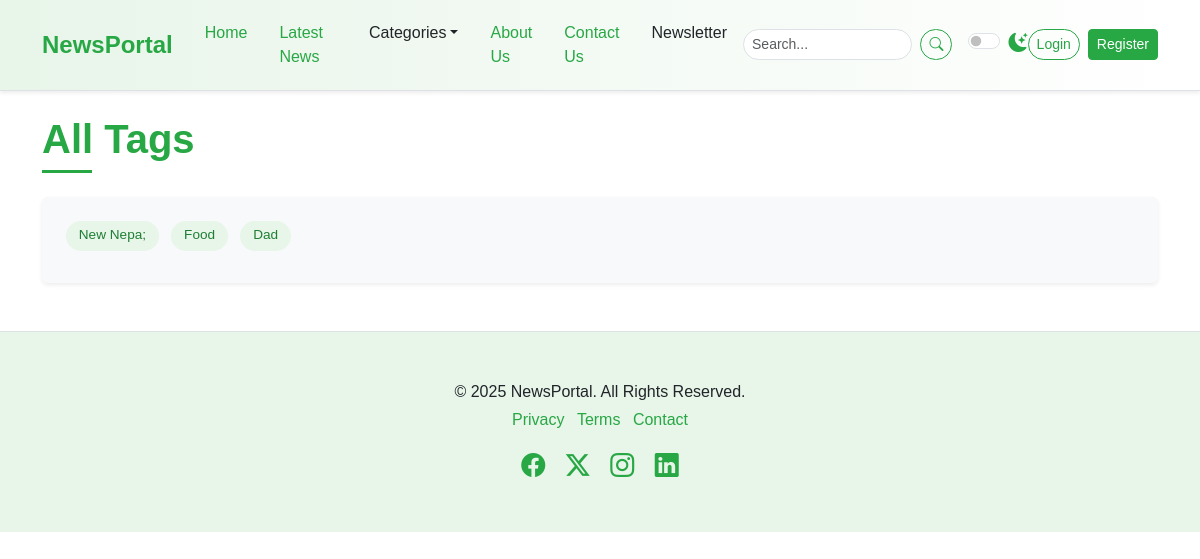
The page /tag-list/ on the database its author committed.
### newspaper/models.py (models this page shows, shortened)
class TimeStampModel(models.Model):
    created_at = models.DateTimeField(auto_now_add=True)
    updated_at = models.DateTimeField(auto_now=True)
    class Meta:
        abstract = True

class Tag(TimeStampModel):
    name = models.CharField(max_length=100)

### newspaper/views.py (the view)
# urls.py: path("tag-list/", views.TagListView.as_view(), name="tag-list"),
class TagListView(ListView):
    model = Tag
    template_name = "newsportal/tags.html"
    context_object_name="tags"

### newspaper/nav.py (called while the page is built)
def navigation(request):
    categories = Category.objects.all()[:4]
    return {"categories": categories}

### templates/newsportal/tags.html
{% extends "newsportal/base.html" %}
{% block content %}
    <div class="container mt-4 mb-5">
        <h1 class="mb-4 section-title"><span>All Tags</span></h1>
        <div class="p-4 rounded bg-light shadow-sm tag-cloud-container">
             <div class="article-tags">
                {% for tag in tags %}
                 <a href="{% url 'post-by-tag' tag.pk %}">{{ tag.name|title }}</a>
                {% endfor %}
             </div>
        </div>
    </div>
{% endblock content %}

### static/css/style.css (style rules this page uses)
:root { --primary-green: #28a745; --light-green: #e8f5e9; --dark-green: #1e7e34; --accent-green: #5cb85c; --text-color-light: #212529; --text-color-dark: #f8f9fa; --bg-light: #ffffff; --bg-dark: #212529; --card-bg-light: #ffffff; --card-bg-dark: #343a40; --border-color-light: #dee2e6; --border-color-dark: #495057; --shadow-sm: 0 0.125rem 0.25rem rgba(0, 0, 0, 0.075); --shadow: 0 0.5rem 1rem rgba(0, 0, 0, 0.15); --transition-speed: 0.3s ease; }
body { font-family: "Poppins", sans-serif; background-color: var(--bg-light); color: var(--text-color-light); transition: background-color var(--transition-speed), color var(--transition-speed); }
.section-title { position: relative; padding-bottom: 10px; margin-bottom: 20px; font-weight: 600; color: var(--primary-green); }
.section-title span { position: relative; z-index: 1; background-color: var(--bg-light); padding-right: 10px; }
.section-title::after { content: ""; position: absolute; left: 0; bottom: 0; width: 50px; height: 3px; background-color: var(--primary-green); }
.article-tags a { display: inline-block; background-color: var(--light-green); color: var(--dark-green); padding: 0.3rem 0.8rem; margin-right: 0.5rem; margin-bottom: 0.5rem; border-radius: 15px; font-size: 0.85rem; text-decoration: none; transition: background-color var(--transition-speed), color var(--transition-speed); }

### rows shown on the page
Tag: name "New Nepa;"
Tag: name "Food"
Tag: name "Dad"
